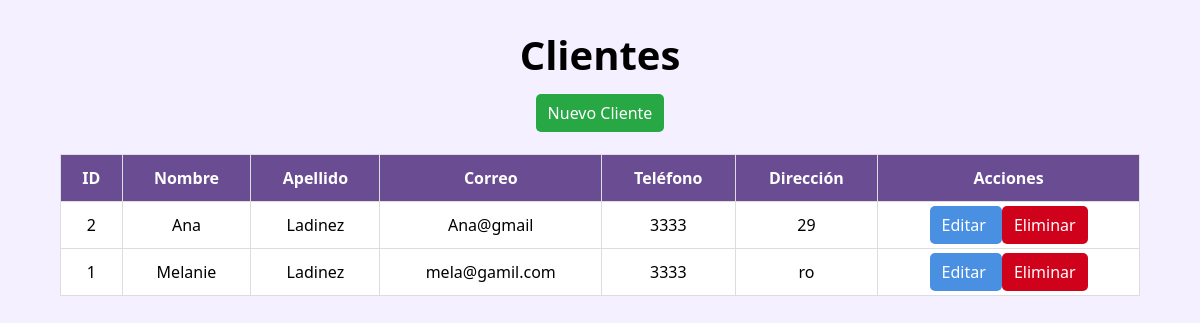
/index.php?action=admin-clientes (signed in), run on the app's committed database.
### tables this page shows
CREATE TABLE `clientes` (
  `id` int(11) NOT NULL,
  `nombre` varchar(100) NOT NULL,
  `apellido` varchar(100) NOT NULL,
  `correo` varchar(100) NOT NULL,
  `telefono` varchar(20) DEFAULT NULL,
  `direccion` varchar(255) DEFAULT NULL
);

### app/controllers/ClienteController.php (called while the page is built, shortened)
<?php
require_once __DIR__ . '/../models/Cliente.php';
class ClienteController {
    private $modelo;
    public function __construct() {
        $this->modelo = new Cliente();
    }
    public function listar() {
        $clientes = $this->modelo->obtenerTodos();
        require __DIR__ . '/../views/clientes/listar.php';
    }
}

### config/conexion.php (called while the page is built)
<?php
class Conexion {
    private static $host = 'localhost';
    private static $dbName = 'dayamel_db';
    private static $username = 'root';
    private static $password = '';
    public static function conectar() {
        try {
            $dsn = "mysql:host=" . self::$host . ";dbname=" . self::$dbName . ";charset=utf8mb4";
            $pdo = new PDO($dsn, self::$username, self::$password);
            $pdo->setAttribute(PDO::ATTR_ERRMODE, PDO::ERRMODE_EXCEPTION);
            return $pdo;
        } catch (PDOException $e) {
            die("Error de conexión: " . $e->getMessage());
        }
    }
}

### app/models/cliente.php (called while the page is built, shortened)
<?php
require_once __DIR__ . '/../../config/conexion.php';
class Cliente {
    private $db;
    public function __construct() {
        $this->db = Conexion::conectar();
    }
    public function obtenerTodos() {
        $stmt = $this->db->prepare("SELECT * FROM clientes ORDER BY id DESC");
        $stmt->execute();
        return $stmt->fetchAll(PDO::FETCH_ASSOC);
    }
}

### app/views/clientes/listar.php (the view, shortened to what this page needs)
<!DOCTYPE html>
<html lang="es">
<head>
<link rel="stylesheet" href="css/styles.css">
</head>
<body>
<h1 style="text-align:center;">Clientes</h1>
<div style="text-align:center;margin:20px;">
<a class="btn crear" href="index.php?action=cliente-crear">
Nuevo Cliente
</a>
</div>
<table class="tabla-admin">
<tr>
<th>ID</th>
<th>Nombre</th>
<th>Apellido</th>
<th>Correo</th>
<th>Teléfono</th>
<th>Dirección</th>
<th>Acciones</th>
</tr>
<?php if(!empty($clientes)): ?>
<?php foreach($clientes as $c): ?>
<tr>
<td><?= $c['id']; ?></td>
<td><?= htmlspecialchars($c['nombre']); ?></td>
<td><?= htmlspecialchars($c['apellido']); ?></td>
<td><?= htmlspecialchars($c['correo']); ?></td>
<td><?= htmlspecialchars($c['telefono']); ?></td>
<td><?= htmlspecialchars($c['direccion']); ?></td>
<td>
<a class="btn editar"
href="index.php?action=cliente-editar&id=<?= $c['id']; ?>">
Editar
</a>
<a class="btn eliminar"
onclick="return confirm('¿Eliminar?')"
href="index.php?action=cliente-eliminar&id=<?= $c['id']; ?>">
Eliminar
</a>
</td>
</tr>
<?php endforeach; ?>
<?php endif; ?>
</table>
</body>
</html>

### public/css/styles.css (style rules this page uses)
:root { --blanco: #ffffff; --oscuro: #6a4c93; --primario: #6a4c93; --secundario: #b39cd0; --fondo: #f5f0ff; }
html { font-size: 62.5%; box-sizing: border-box; scroll-behavior: smooth; }
*, *:before, *:after { box-sizing: inherit; }
body { font-size: 16px; font-family: 'Poppins', 'Segoe UI', Tahoma, Geneva, Verdana, sans-serif; background-color: var(--fondo); margin: 0; }
h1 { font-size: 4rem; margin-bottom: 1rem; }

### app/views/clientes/listar.php (style rules this page uses)
.tabla-admin { width:90%; margin:30px auto; border-collapse:collapse; background:white; }
.tabla-admin th, .tabla-admin td { padding:12px; border:1px solid #ddd; text-align:center; }
.tabla-admin th { background:#6a4c93; color:white; }
.btn { padding:8px 12px; border-radius:5px; text-decoration:none; color:white; }
.crear { background:#28a745; }
.editar { background:#4a90e2; }
.eliminar { background:#d0021b; }

### data on the page
clientes: id "2", nombre "Ana", apellido "Ladinez", correo "Ana@gmail", telefono "3333", direccion "29"
clientes: id "1", nombre "Melanie", apellido "Ladinez", correo "mela@gamil.com", telefono "3333", direccion "ro"
